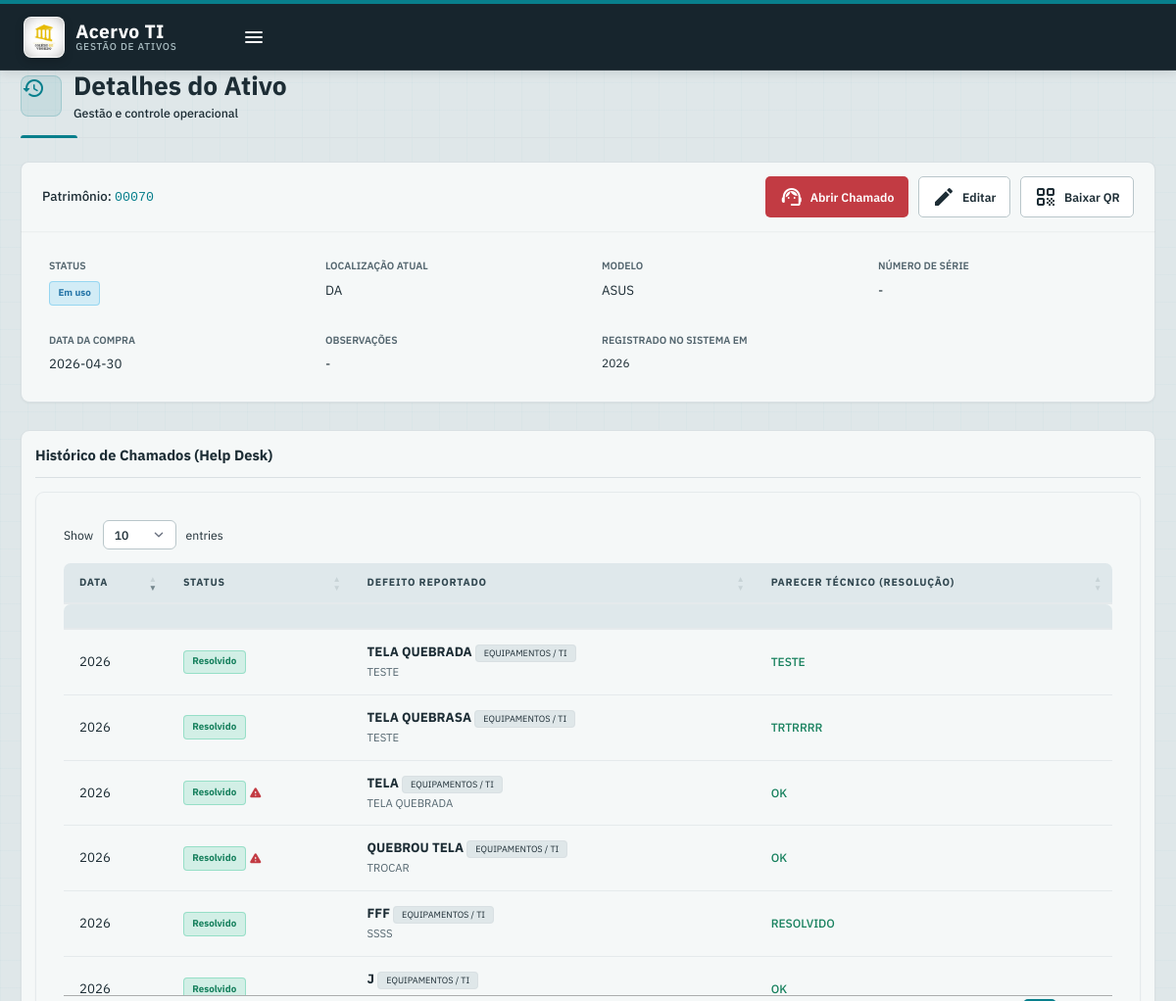
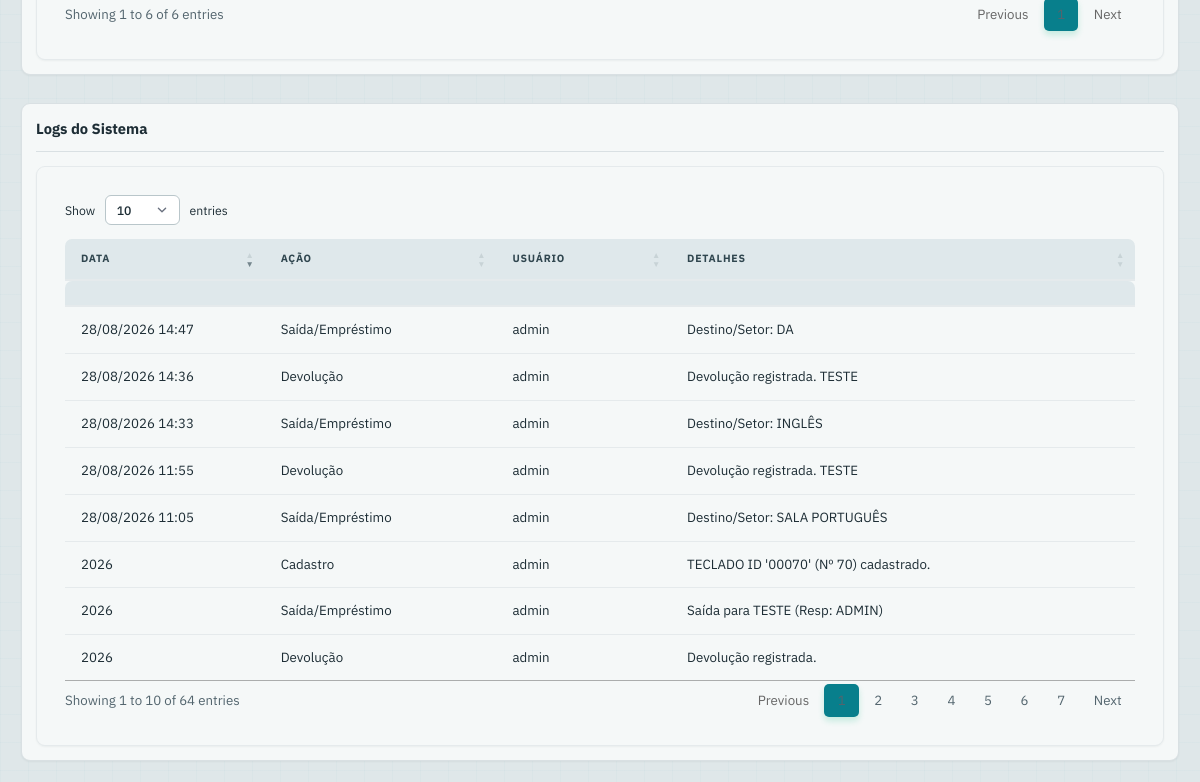
Page /historico/00070 (signed in) on the committed database (2 pictures, top to bottom).
### models.py (models this page shows)
class Notebook(db.Model):
    __tablename__ = 'notebooks'
    id: Mapped[str] = mapped_column(String, primary_key=True)
    numero_carrinho: Mapped[int] = mapped_column(Integer, unique=True, nullable=True)
    tipo: Mapped[str] = mapped_column(String, default='Notebook')
    modelo: Mapped[str] = mapped_column(String, nullable=True)
    numero_serie: Mapped[str] = mapped_column(String, nullable=True)
    data_compra: Mapped[str] = mapped_column(Text, nullable=True) # CORREÇÃO DEFINITIVA: Usar Text para evitar conversão automática de data pelo SQLAlchemy.
    status: Mapped[str] = mapped_column(String, default='Disponível')
    localizacao: Mapped[str] = mapped_column(String, nullable=True)
    observacoes: Mapped[str] = mapped_column(Text, nullable=True)
    data_cadastro: Mapped[str] = mapped_column(Text, default=lambda: datetime.now().isoformat())

class Problema(db.Model):
    __tablename__ = 'problemas'
    id: Mapped[int] = mapped_column(Integer, primary_key=True, autoincrement=True)
    notebook_id: Mapped[str] = mapped_column(ForeignKey('notebooks.id', ondelete='CASCADE'), nullable=True)
    tipo_problema: Mapped[str] = mapped_column(String, nullable=True)
    descricao: Mapped[str] = mapped_column(Text, nullable=True)
    data_registro: Mapped[str] = mapped_column(Text, default=lambda: datetime.now().isoformat())
    responsavel: Mapped[str] = mapped_column(String, nullable=True)
    status: Mapped[str] = mapped_column(String, nullable=True)
    prioridade: Mapped[str] = mapped_column(String, default='Normal')
    categoria: Mapped[str] = mapped_column(String, default='Hardware')
    parecer_tecnico: Mapped[str] = mapped_column(Text, nullable=True)
    local_incidente: Mapped[str] = mapped_column(String, default='NÃO INFORMADO')
    data_resolucao: Mapped[str] = mapped_column(Text, nullable=True)

class Historico(db.Model):
    __tablename__ = 'historico'
    id: Mapped[int] = mapped_column(Integer, primary_key=True, autoincrement=True)
    id_etiqueta: Mapped[str] = mapped_column(String, nullable=True)
    acao: Mapped[str] = mapped_column(String, nullable=True)
    usuario_movimentacao: Mapped[str] = mapped_column(String, nullable=True)
    responsavel: Mapped[str] = mapped_column(String, default='-') # Manter como string
    data: Mapped[str] = mapped_column(Text, default=lambda: datetime.now().isoformat())
    obs: Mapped[str] = mapped_column(Text, nullable=True)

### inventory.py (the view)
@inventory_bp.route('/historico/<string:notebook_id>')
@login_required
def historico(notebook_id):
    if notebook_id.isdigit():
        notebook_id = notebook_id.zfill(5)
    notebook = db.session.get(Notebook, notebook_id)
    if not notebook:
        flash('Ativo não encontrado!', 'error')
        return redirect(url_for('inventory.inventario'))
    problem_history_raw = []
    if session.get('perm_chamados'):
        problem_history_raw = Problema.query.filter_by(notebook_id=notebook_id).order_by(Problema.data_registro.desc()).all()
    problem_history = []
    for prob in problem_history_raw:
        prob_dict = {
            'id': prob.id,
            'notebook_id': prob.notebook_id,
            'tipo_problema': prob.tipo_problema,
            'descricao': prob.descricao,
            'responsavel': prob.responsavel,
            'status': prob.status,
            'prioridade': prob.prioridade,
            'categoria': prob.categoria,
            'parecer_tecnico': prob.parecer_tecnico,
            'local_incidente': prob.local_incidente
        }
        data_raw = prob.data_registro
        prob_dict['formatted_data_registro'] = ''
        if data_raw:
            try:
                data_obj = datetime.fromisoformat(str(data_raw))
                prob_dict['formatted_data_registro'] = data_obj.strftime('%d/%m/%Y %H:%M')
            except (ValueError, TypeError):
                prob_dict['formatted_data_registro'] = str(data_raw) # Fallback to raw string
        problem_history.append(prob_dict)
    general_history_query = db.session.query(Historico).with_entities(
        Historico.acao, Historico.data, Historico.usuario_movimentacao, Historico.responsavel, Historico.obs
    ).filter_by(id_etiqueta=notebook_id).order_by(Historico.data.desc()).all()
    general_history = []
    for log in general_history_query:
        log_dict = {
            'acao': log.acao,
            'data': log.data,
            'usuario_movimentacao': log.usuario_movimentacao,
            'responsavel': log.responsavel,
            'obs': log.obs
        }
        data_raw = log.data
        log_dict['formatted_data'] = ''
        if data_raw:
            try:
                data_obj = datetime.fromisoformat(str(data_raw))
                log_dict['formatted_data'] = data_obj.strftime('%d/%m/%Y %H:%M')
            except (ValueError, TypeError):
                log_dict['formatted_data'] = str(data_raw) # Fallback to raw string
        general_history.append(log_dict)
    formatted_data_cadastro = 'N/A'
    if notebook.data_cadastro:
        try:
            formatted_data_cadastro = datetime.fromisoformat(str(notebook.data_cadastro)).strftime('%d/%m/%Y %H:%M')
        except (ValueError, TypeError):
            formatted_data_cadastro = str(notebook.data_cadastro)
    return render_template('historico.html', notebook=notebook, problem_history=problem_history, general_history=general_history, formatted_data_cadastro=formatted_data_cadastro)

### app.py (called while the page is built, shortened)
def get_license_info(force_revalidate: bool = False) -> tuple:
    global _license_cache
    if force_revalidate:
        _license_cache = {'time': 0, 'data': None}
    if not force_revalidate and _license_cache['data'] and time.time() - _license_cache['time'] < 300:
        return _license_cache['data']

@app.before_request
def start_request_timer():
    g.request_started_at = time.perf_counter()

@app.after_request
def add_header(response):
    started_at = getattr(g, 'request_started_at', None)
    if started_at is not None:
        elapsed_seconds = time.perf_counter() - started_at
    if 'text/html' in response.content_type:
        response.headers['Cache-Control'] = 'no-store, no-cache, must-revalidate, max-age=0'
        response.headers['Pragma'] = 'no-cache'
        response.headers['Expires'] = '-1'
    return response

@app.context_processor
def override_url_for():
    return dict(url_for=dated_url_for)

def dated_url_for(endpoint, **values):
    if endpoint == 'static':
        filename = values.get('filename', None)
        if filename:
            file_path = os.path.join(app.root_path, endpoint, filename)
            try:
                values['q'] = int(os.stat(file_path).st_mtime)
            except OSError:
                pass
    from flask import url_for as flask_url_for
    return flask_url_for(endpoint, **values)

@app.before_request
def check_license_access():
    license_check_started_at = time.perf_counter()
    status, days, modules = get_license_info()
    license_check_elapsed = time.perf_counter() - license_check_started_at
    g.license_status = status
    g.days_left = days
    g.modules = modules # Armazena os módulos disponíveis para esta requisição
    allowed_endpoints = {
        'ativacao', 'ativacao_online', 'static', 'favicon',
        'auth.login', 'auth.logout'
    }
    if request.endpoint in allowed_endpoints or request.path == '/ativacao':
        return
    if 'user_id' in session and session.get('modules') != modules:
        session['modules'] = modules
    if status in ['EXPIRED', 'INVALID'] and request.path != '/ativacao':
        return redirect(url_for('ativacao'))

### templates/historico.html (shortened to what this page needs)
{% extends 'base.html' %}
{% block page_title %}
    Detalhes do Ativo
{% endblock %}
{% block content %}
<div class="table-toolbar">
    <div style="font-weight: 500;">
        Patrimônio: <span style="color: var(--primary); font-family: monospace;">{{ notebook.id }}</span>
    </div>
    <div style="display: flex; gap: 10px; margin-left: auto;">
        {% if notebook.status != 'Em manutenção' and session['perm_movimentacao'] %}
            <a href="{{ url_for('maintenance.reportar_problema', notebook_id=notebook.id) }}" class="btn btn-danger">
                <span class="material-icons-round">support_agent</span> Abrir Chamado
            </a>
        {% endif %}
        {% if session['perm_cadastro'] %}
            <a href="{{ url_for('inventory.editar', notebook_id=notebook.id) }}" class="btn btn-outline">
                <span class="material-icons-round">edit</span> Editar
            </a>
            <a href="{{ url_for('inventory.download_qr', notebook_id=notebook.id) }}" class="btn btn-outline">
                <span class="material-icons-round">qr_code</span> Baixar QR
            </a>
        {% endif %}
    </div>
</div>
<div class="card" style="margin-bottom: 2rem;">
    <div class="details-grid">
        <div>
            <div class="detail-label">Status</div>
            {% if notebook.status == 'Disponível' %}
                <span class="status-badge status-disponivel">Disponível</span>
            {% elif notebook.status == 'Em manutenção' %}
                <span class="status-badge status-manutencao">Manutenção</span>
            {% else %}
                <span class="status-badge status-em-uso">{{ notebook.status }}</span>
            {% endif %}
        </div>
        <div>
            <div class="detail-label">Localização Atual</div>
            <p>{{ notebook.localizacao }}</p>
        </div>
        <div>
            <div class="detail-label">Modelo</div>
            <p>{{ notebook.modelo }}</p>
        </div>
        <div>
            <div class="detail-label">Número de Série</div>
            <p>{{ notebook.numero_serie or '-' }}</p>
        </div>
        <div>
            <div class="detail-label">Data da Compra</div>
            <p>
                {% if notebook.data_compra %}
                    {{ notebook.data_compra }}
                {% else %}
                    -
                {% endif %}
            </p>
        </div>
        <div>
            <div class="detail-label">Observações</div>
            <p>{{ notebook.observacoes or '-' }}</p>
        </div>
        <div>
            <div class="detail-label">Registrado no Sistema em</div>
            <p style="font-size: 0.85rem; color: var(--text-muted);">
                {{ formatted_data_cadastro }}
            </p>
        </div>
    </div>
</div>
<div class="table-container" style="margin-bottom: 2rem;">
    <h3 class="card-header">Histórico de Chamados (Help Desk)</h3>
    <table class="table" id="tabelaProblemas" style="width:100%; min-width: 600px;">
        <thead>
            <tr>
                <th style="text-align: left;">Data</th>
                <th style="text-align: left;">Status</th>
                <th style="text-align: left;">Defeito Reportado</th>
                <th style="text-align: left;">Parecer Técnico (Resolução)</th>
            </tr>
        </thead>
        <tbody>
            {% for prob in problem_history %}
            <tr>
                <td>{{ prob.formatted_data_registro }}</td>
                <td>
                    {% if prob.status == 'Aberto' %}
                        <span class="status-badge status-manutencao">Aberto</span>
                    {% else %}
                        <span class="status-badge status-disponivel">Resolvido</span>
                    {% endif %}
                    {% if prob.prioridade == 'Alta' or prob.prioridade == 'Crítica' %}
                        <span class="material-icons-round" style="color: var(--danger); font-size: 14px; vertical-align: middle;" title="Prioridade {{ prob.prioridade }}">warning</span>
                    {% endif %}
                </td>
                <td>
                    <strong>{{ prob.tipo_problema }}</strong> <span class="perm-tag" style="font-size: 0.65rem;">{{ prob.categoria or 'HARDWARE' }}</span><br>
                    <span style="font-size: 0.85em; color: var(--text-muted);">{{ prob.descricao }}</span>
                </td>
                <td>
                    <span style="font-size: 0.9em; color: var(--success); font-weight: 500;">{{ prob.parecer_tecnico or '-' }}</span>
                </td>
            </tr>
            {% endfor %}
        </tbody>
    </table>
</div>
<div class="table-container">
    <h3 class="card-header">Logs do Sistema</h3>
    <table class="table" id="tabelaLogs" style="width:100%; min-width: 600px;">
        <thead>
            <tr>
                <th style="text-align: left;">Data</th>
                <th style="text-align: left;">Ação</th>
                <th style="text-align: left;">Usuário</th>
                <th style="text-align: left;">Detalhes</th>
            </tr>
        </thead>
        <tbody>
            {% for log in general_history %}
            <tr>
                <td>{{ log.formatted_data }}</td>
                <td>{{ log.acao }}</td>
                <td>{{ log.usuario_movimentacao }}</td>
                <td>{{ log.obs }}</td>
            </tr>
            {% endfor %}
        </tbody>
    </table>
    </div>
{% endblock %}

### rows in the picture
Notebook: id "00070", status "Em uso", localizacao "DA", modelo "ASUS", numero_serie "-", data_compra "2026-04-30", observacoes "-"
Problema: formatted_data_registro "2026", status "Resolvido", tipo_problema "TELA QUEBRADA", categoria "EQUIPAMENTOS / TI", descricao "TESTE", parecer_tecnico "TESTE"
Problema: formatted_data_registro "2026", status "Resolvido", tipo_problema "TELA QUEBRASA", categoria "EQUIPAMENTOS / TI", descricao "TESTE", parecer_tecnico "TRTRRRR"
Problema: formatted_data_registro "2026", status "Resolvido", tipo_problema "TELA", categoria "EQUIPAMENTOS / TI", descricao "TELA QUEBRADA", parecer_tecnico "OK"
Problema: formatted_data_registro "2026", status "Resolvido", tipo_problema "QUEBROU TELA", categoria "EQUIPAMENTOS / TI", descricao "TROCAR", parecer_tecnico "OK"
Problema: formatted_data_registro "2026", status "Resolvido", tipo_problema "FFF", categoria "EQUIPAMENTOS / TI", descricao "SSSS", parecer_tecnico "RESOLVIDO"
Problema: formatted_data_registro "2026", status "Resolvido", tipo_problema "J", categoria "EQUIPAMENTOS / TI", parecer_tecnico "OK"
Historico: formatted_data "28/08/2026 14:47", acao "Saída/Empréstimo", usuario_movimentacao "admin", obs "Destino/Setor: DA"
Historico: formatted_data "28/08/2026 14:36", acao "Devolução", usuario_movimentacao "admin", obs "Devolução registrada. TESTE"
Historico: formatted_data "28/08/2026 14:33", acao "Saída/Empréstimo", usuario_movimentacao "admin", obs "Destino/Setor: INGLÊS"
Historico: formatted_data "28/08/2026 11:55", acao "Devolução", usuario_movimentacao "admin", obs "Devolução registrada. TESTE"
Historico: formatted_data "28/08/2026 11:05", acao "Saída/Empréstimo", usuario_movimentacao "admin", obs "Destino/Setor: SALA PORTUGUÊS"
Historico: formatted_data "2026", acao "Cadastro", usuario_movimentacao "admin", obs "TECLADO ID '00070' (Nº 70) cadastrado."
Historico: formatted_data "2026", acao "Saída/Empréstimo", usuario_movimentacao "admin", obs "Saída para TESTE (Resp: ADMIN)"
Historico: formatted_data "2026", acao "Devolução", usuario_movimentacao "admin", obs "Devolução registrada."

### other values in the picture
{{ page_subtitles.get(request.endpoint, 'Gestão e controle operacional') }} "Gestão e controle operacional"
